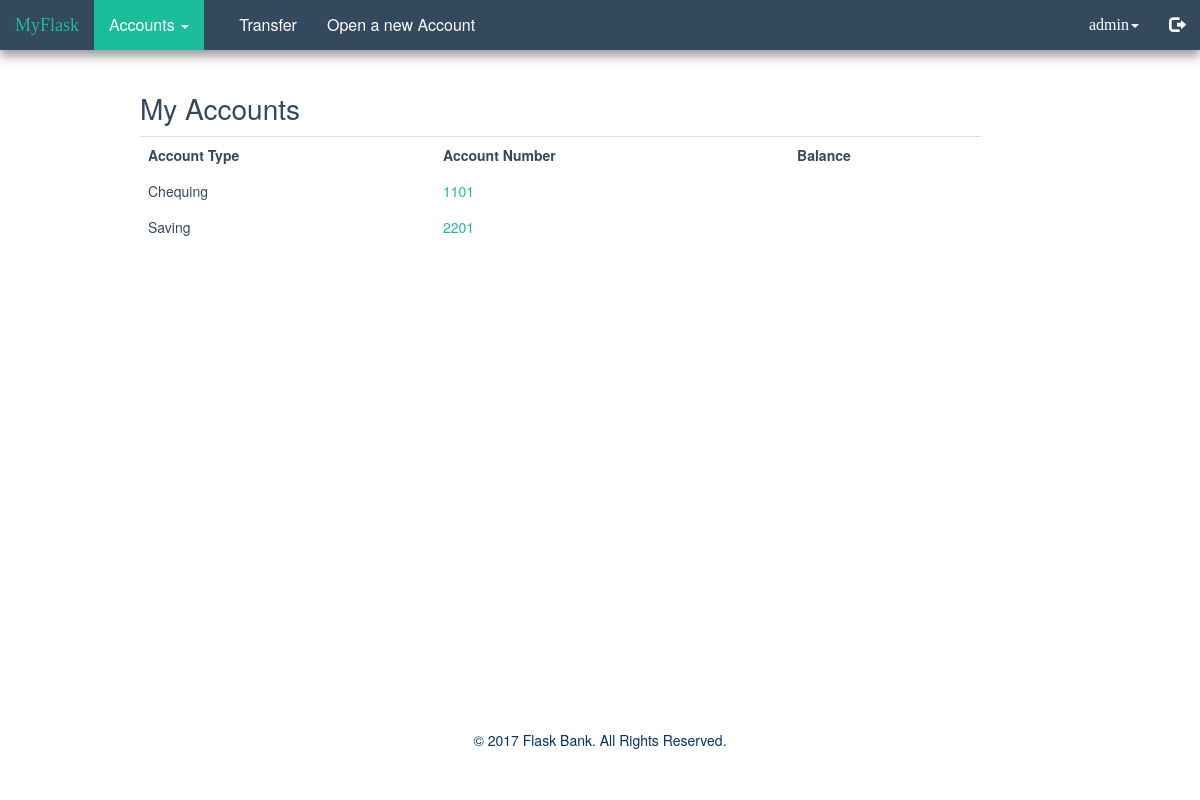
Page /welcome (signed in) on the committed database.
### tables this page shows
CREATE TABLE "accounts" (
	`userid`	INTEGER,
	`accountNum`	INTEGER,
	`type`	TEXT,
	FOREIGN KEY(`userid`) REFERENCES `users`(`userid`)
);

### app.py (the view)
@app.route('/welcome')
def welcome():
    if session['logged_in'] is True:
        username = session['username']
        userid = get_user_id(username)
        accounts = get_user_accounts(userid)
        return render_template("welcome.html", username=username, accounts=accounts)
    else:
        return redirect(url_for('login'))

### app.py (called while the page is built)
def connect_db():
    return sqlite3.connect(app.database)

def get_user_id(username):
    g.db = connect_db()
    cur = g.db.execute('SELECT userid FROM users WHERE username = "%s"' % username)
    userid = cur.fetchone()[0]
    g.db.close()
    print(userid)
    return userid

def get_user_accounts(userid):
    g.db = connect_db()
    cur = g.db.execute('SELECT * FROM accounts WHERE userid = "%s" ORDER BY type' % userid)
    accounts = [dict(accountNum=row[1], type=row[2]) for row in cur.fetchall()]
    g.db.close()
    print(accounts)
    return accounts

### templates/welcome.html (shortened to what this page needs)
<!DOCTYPE html>
<html>
<head>
  <link rel="stylesheet" href="https://maxcdn.bootstrapcdn.com/bootstrap/3.3.7/css/bootstrap.min.css">
  <link rel="stylesheet" href="static/style.css">
</head>
<body>
  <nav class="navbar navbar-default navbar-fixed-top">
    <div class="container-fluid">
      <div class="navbar-header">
        <a class="navbar-brand" href="/welcome" style="color: #1abc9c; font-family: Georgia">MyFlask</a>
      </div>
      <div class="collapse navbar-collapse" id="bs-example-navbar-collapse-1">
        <ul class="nav navbar-nav">
          <li id="d1" class="dropdown">
            <a href="#" class="dropdown-toggle" data-toggle="dropdown" role="button" aria-haspopup="true" aria-expanded="false">Accounts <span class="caret"></span></a>
          </li>
        </ul>
        <ul class="nav navbar-nav navbar-left" style="margin-left:20px">
          <li><a href="/transfer">Transfer</a></li>
          <li><a href="/newAccount">Open a new Account</a></li>
        </ul>
        <ul class="nav navbar-nav navbar-right">
          <li class="dropdown">
            <a href="#" class="dropdown-toggle" data-toggle="dropdown" role="button" aria-haspopup="true" aria-expanded="false" style="font-family: Georgia">{{ username }}<span class="caret"></span></a>
          </li>
          <li><a href="/logout"><span class="glyphicon glyphicon-log-out"></span></a></li>
        </ul>
  </div>
</div>
</nav>
<div class="container" align='center'>
  <div class="col-lg-offset-1">
  <div class="col-lg-10">
    <table class="table table-response" >
      <caption>My Accounts</caption>
      <tbody>
        <th>Account Type</th>
        <th>Account Number</th>
        <th>Balance</th>
        {% for item in accounts %}
        <tr>
          <td >{{ item.type }}</td>
          <td ><a href="/account/{{ item.accountNum }}">{{ item.accountNum }}</a></td>
          {% endfor%}
        </tbody>
      </table>
    </div>
    <footer class="footer  navbar-fixed-bottom">
      <div class="container">
        <p class="text-muted" align="center" style="margin: 50px 0; color: #003366;">
          &copy;
          Flask Bank. All Rights Reserved.
        </p>
      </div>
    </footer>
  </body>
  </html>

### static/style.css (style rules this page uses)
body { color: #34495e; }
a { color: #1abc9c; }
caption { color: #34495e; font-size: 28px; }
.navbar { background-color: #34495e; border: 0; border-radius: 0; box-shadow: 0 6px 1rem rgba(0, 0, 0, 0.4); }
.navbar-default .navbar-nav>li>a { color: white; font-size: 16px; }
#d1 { color: white; background-color: #1abc9c; }
.container { margin-top: 80px; }
.table>tbody>tr>td { border: 0; }

### rows in the picture
accounts: type "Chequing", accountNum "1101"
accounts: type "Saving", accountNum "2201"

### other values in the picture
{{ username }} "admin"
